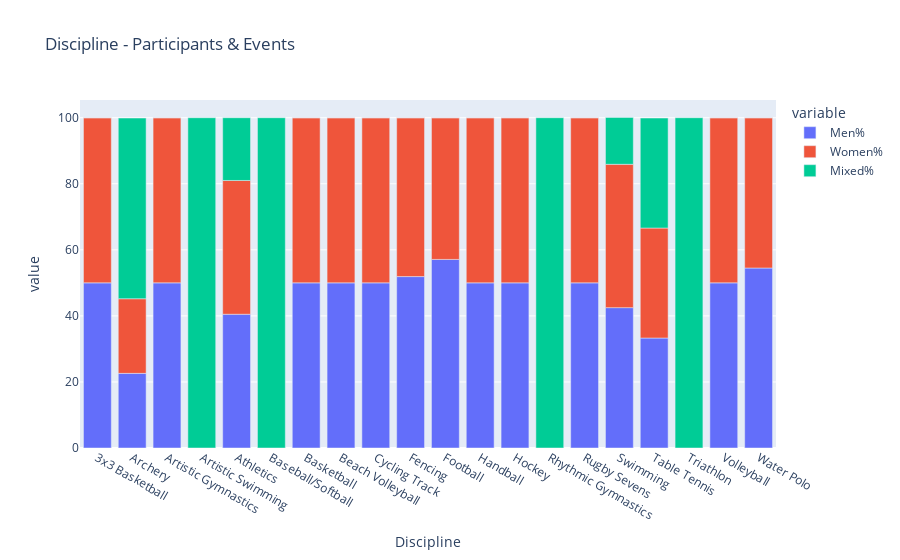

Notebook cell for this chart:
### Code cell
fig = px.bar(df_, x="Discipline", y=COLS_PC, title="Discipline - Participants & Events"); fig.show()

### Figure 1 — Plotly figure (JSON) as saved in the notebook; plotly's stock layout.template omitted (floating-point values rounded to 4 significant figures)
{"data": [{"alignmentgroup": "True", "hovertemplate": "variable=Men%<br>Discipline=%{x}<br>value=%{y}<extra></extra>", "legendgroup": "Men%", "marker": {"color": "#636efa", "pattern": {"shape": ""}}, "name": "Men%", "offsetgroup": "Men%", "orientation": "v", "showlegend": true, "textposition": "auto", "type": "bar", "x": ["3x3 Basketball", "Archery", "Artistic Gymnastics", "Artistic Swimming", "Athletics", "Baseball/Softball", "Basketball", "Beach Volleyball", "Cycling Track", "Fencing", "Football", "Handball", "Hockey", "Rhythmic Gymnastics", "Rugby Sevens", "Swimming", "Table Tennis", "Triathlon", "Volleyball", "Water Polo"], "xaxis": "x", "y": [50, 22.6, 50, 0, 40.5, 0, 50, 50, 50, 51.9, 57.1, 50, 50, 0, 50, 42.5, 33.3, 0, 50, 54.5], "yaxis": "y"}, {"alignmentgroup": "True", "hovertemplate": "variable=Women%<br>Discipline=%{x}<br>value=%{y}<extra></extra>", "legendgroup": "Women%", "marker": {"color": "#EF553B", "pattern": {"shape": ""}}, "name": "Women%", "offsetgroup": "Women%", "orientation": "v", "showlegend": true, "textposition": "auto", "type": "bar", "x": ["3x3 Basketball", "Archery", "Artistic Gymnastics", "Artistic Swimming", "Athletics", "Baseball/Softball", "Basketball", "Beach Volleyball", "Cycling Track", "Fencing", "Football", "Handball", "Hockey", "Rhythmic Gymnastics", "Rugby Sevens", "Swimming", "Table Tennis", "Triathlon", "Volleyball", "Water Polo"], "xaxis": "x", "y": [50, 22.6, 50, 0, 40.5, 0, 50, 50, 50, 48.1, 42.9, 50, 50, 0, 50, 43.4, 33.3, 0, 50, 45.5], "yaxis": "y"}, {"alignmentgroup": "True", "hovertemplate": "variable=Mixed%<br>Discipline=%{x}<br>value=%{y}<extra></extra>", "legendgroup": "Mixed%", "marker": {"color": "#00cc96", "pattern": {"shape": ""}}, "name": "Mixed%", "offsetgroup": "Mixed%", "orientation": "v", "showlegend": true, "textposition": "auto", "type": "bar", "x": ["3x3 Basketball", "Archery", "Artistic Gymnastics", "Artistic Swimming", "Athletics", "Baseball/Softball", "Basketball", "Beach Volleyball", "Cycling Track", "Fencing", "Football", "Handball", "Hockey", "Rhythmic Gymnastics", "Rugby Sevens", "Swimming", "Table Tennis", "Triathlon", "Volleyball", "Water Polo"], "xaxis": "x", "y": [0, 54.7, 0, 100, 19, 100, 0, 0, 0, 0, 0, 0, 0, 100, 0, 14.2, 33.3, 100, 0, 0], "yaxis": "y"}], "layout": {"barmode": "relative", "legend": {"title": {"text": "variable"}, "tracegroupgap": 0}, "title": {"text": "Discipline - Participants & Events"}, "xaxis": {"anchor": "y", "domain": [0, 1], "title": {"text": "Discipline"}}, "yaxis": {"anchor": "x", "domain": [0, 1], "title": {"text": "value"}}}}
